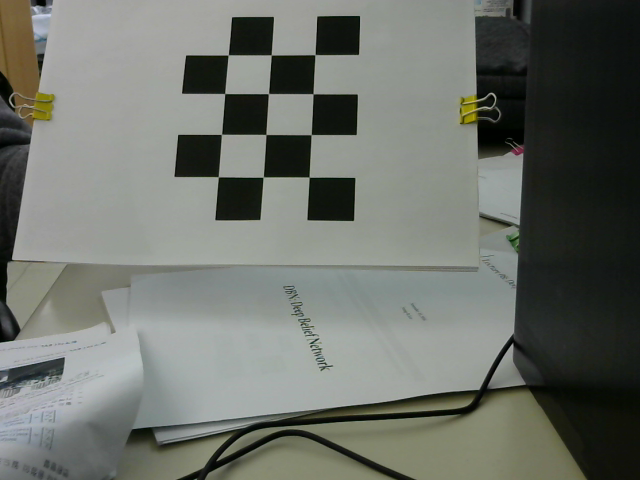
//> input picture opencv_feature_detect/opencv_feature_detect/image0.png, 640 x 480 px, given in place of the camera
$ ./detector   (built with g++ and OpenCV 4)
//> lines starting //> are read from the running program, lines starting //| are printed output that depends on the picture; after the words box and inside, x2 and y2 are one past the last pixel; in counts of white or black regions, pixels touching at a corner belong together
#include <opencv2\core\core.hpp>
#include <opencv2\highgui\highgui.hpp>
#include <opencv2\imgproc\imgproc.hpp>
#include <opencv2\calib3d\calib3d.hpp>
#include <cmath>
#include <iomanip>
#include <time.h>
#include <iostream>

using namespace cv;
using namespace std;

void Gaussian(float kernel[][3]) {
	float sum = 0.0, temp, sigma = 1;
	for (int x = -1; x <= 1; x++) {
		for (int y = -1; y <= 1; y++) {
			temp = exp(-(x*x + y*y) / (2 * pow(sigma, 2)));
			kernel[x + 1][y + 1] = temp / ((float)CV_PI * 2 * pow(sigma, 2));
			sum += kernel[x + 1][y + 1];
		}
	}
}

void Gaussian_filter(Mat &image) {
	float kernel[3][3];
	float* img = (float*)image.data;
	Gaussian(kernel);
	for (int j = 1; j < image.rows - 1; j++) {
		for (int i = 1; i < image.cols - 1; i++) {
			float sum = 0;
			for (int y = 0; y < 3; y++) {
				for (int x = 0; x < 3; x++) {
					sum += img[(j - 1 + y)*image.cols + (i - 1 + x)] * kernel[x][y];
				}
				img[j*image.cols + i] = sum;
			}
		}
	}
}

Mat harris(Mat gray) {
	Mat gradx, grady;
	int patchSize = 2;
	float k = 0.04f;
	int scale = 1, delta = 0, ddepth = CV_32F;
	Sobel(gray, gradx, ddepth, 1, 0, 3, scale, delta, BORDER_DEFAULT);
	Sobel(gray, grady, ddepth, 0, 1, 3, scale, delta, BORDER_DEFAULT);

	Mat gradxx, gradyy, gradxy, det, trace, response, temp;

	multiply(gradx, gradx, gradxx);
	multiply(grady, grady, gradyy);
	multiply(gradx, grady, gradxy);

	float* xx = (float*)gradxx.data;
	float* yy = (float*)gradyy.data;
	float* xy = (float*)gradxy.data;
	for (int j = 0; j < gradxx.rows - patchSize; j++) {
		for (int i = 0; i < gradxx.cols - patchSize; i++) {
			for (int patch_y = j; patch_y < patchSize; patch_y++) {
				for (int patch_x = i; patch_x < patchSize; patch_x++) {
					if (!(patch_y == j&&patch_x == i)) {
						xx[j*gradxx.cols + i] += xx[patch_y*gradxx.cols + patch_x];
						xy[j*gradxx.cols + i] += xy[patch_y*gradxx.cols + patch_x];
						xx[j*gradxx.cols + i] += xx[patch_y*gradxx.cols + patch_x];
					}
				}
			}
		}
	}

	Gaussian_filter(gradxx);
	Gaussian_filter(gradyy);
	Gaussian_filter(gradxy);
	//imshow("gradxx", gradxx);
	//imshow("gradyy", gradyy);
	//imshow("gradxy", gradxy);

	multiply(gradxx, gradyy, det);
	//imshow("det", det);
	multiply(gradxy, gradxy, temp);
	det -= temp;
	trace = gradxx + gradyy;
	multiply(trace, trace, trace, k);
	response = det - trace;
	//imshow("response", response);
	normalize(response, response, 0, 255, NORM_MINMAX, CV_32FC1, Mat());

	return response;
}


int main() {
	Mat input;
	VideoCapture vc(0);
	if (!vc.isOpened()) return 0;
	time_t harris_start, harris_end, fast_start, fast_end;
	long double frame = 0.0;
	time(&harris_start);
	time(&fast_start);
	while (1) {
		vc >> input;
//> input is the input picture: 480 rows x 640 cols, CV_8UC3; mean B, G, R 105.7, 112.5, 108.5
		if (input.empty()) break;
		frame++;
		int col = input.cols;
//> col = 640
		int row = input.rows;
//> row = 480
		Mat img1(row, col, CV_8UC3);
		Mat img2(row, col, CV_8UC3);
		Mat gray;
		Mat response;
		cvtColor(input, gray, COLOR_BGR2GRAY);
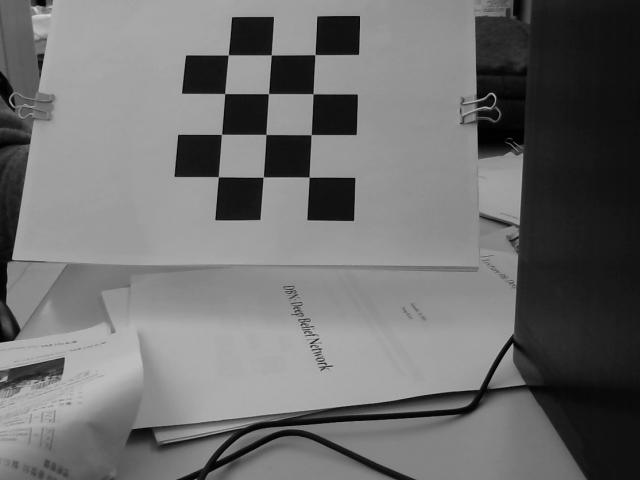
//> gray: 480 rows x 640 cols, CV_8UC1; min 0, max 212, mean 110.5
		///*
		img1 = input.clone();
		int cnt = 0;
		response = harris(gray);
//> in harris, `Sobel(gray, grady, ddepth, 0, 1, 3, scale, delta, BORDER_DEFAULT);`:
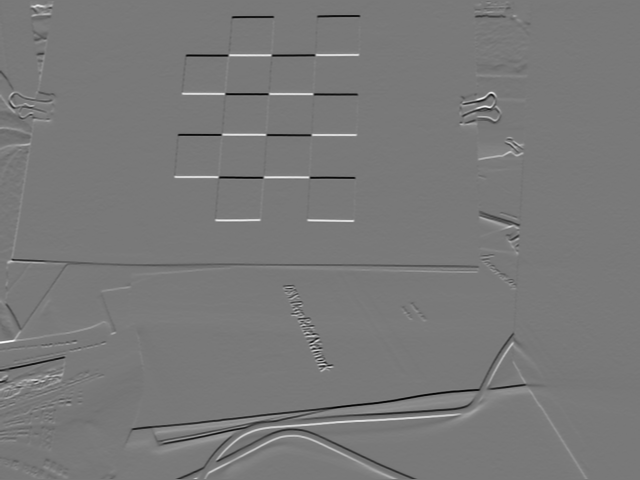
//> grady: 480 rows x 640 cols, CV_32FC1; min -622, max 685, mean -0.4; drawn with min black and max white
//> in harris, `multiply(gradx, grady, gradxy);`:
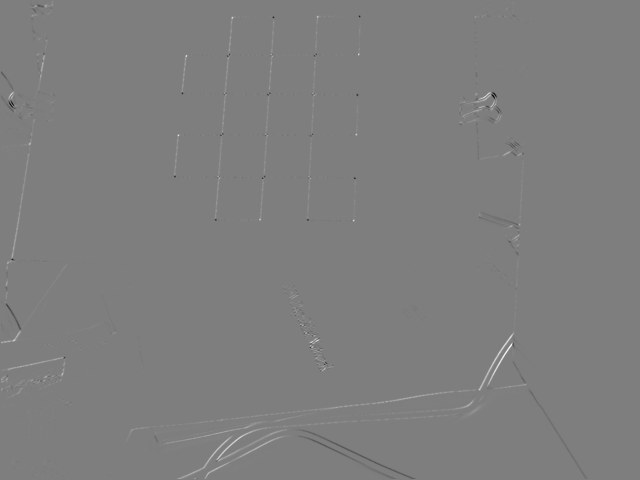
//> gradxy: 480 rows x 640 cols, CV_32FC1; min -193291, max 196560, mean 353.5; drawn with min black and max white
//> after the loop in harris, `for (int j = 0; j < gradxx.rows - patchSize; j++)`: gradxx: 480 rows x 640 cols, CV_32FC1; min 0, max 412164, mean 2525.6
//> after the loop in harris, `for (int j = 0; j < gradxx.rows - patchSize; j++)`: gradxy: 480 rows x 640 cols, CV_32FC1; 3 pixels changed, all inside (x1, y1, x2, y2) = (0, 0, 2, 2)
//> in harris, `trace = gradxx + gradyy;`:
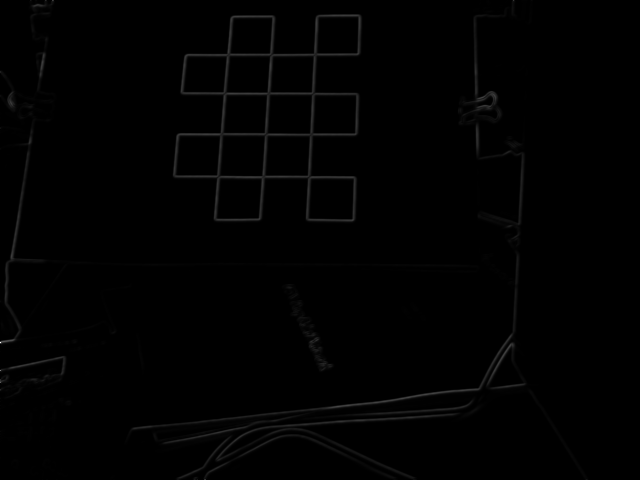
//> trace: 480 rows x 640 cols, CV_32FC1; min 0, max 467856, mean 2907.7; drawn with min black and max white

		float* R = (float*)response.data;
		for (int j = 0; j < response.rows; j++) {
			for (int i = 0; i < response.cols; i++) {
				if ((int)R[j*response.cols + i] > 180) {
					circle(img1, Point2f(i, j), 3, Scalar(0, 0, 255), 2, 8, 0);
					cnt++;
				}
			}
		}
//> this loop made 480 passes
//> cnt on passes 1 to 3: 640, 1280, 1920
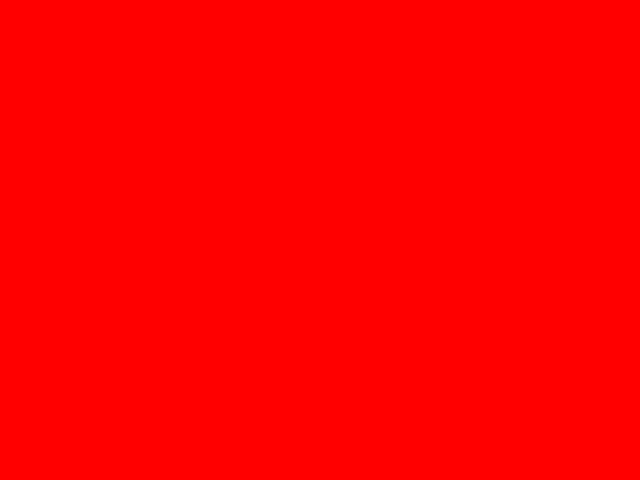
//> img1: 480 rows x 640 cols, CV_8UC3; mean B, G, R 0, 0, 255
//> after the loop, cnt = 307198

		time(&harris_end);
		double harris_seconds = difftime(harris_end, harris_start);
		double harris_fps = frame / harris_seconds;
		string h_fps = format("%.2f", harris_fps);
		string h_points = format("%d", cnt);
//> h_points = "307198"
		putText(img1, "HARRIS FPS:" + h_fps + "  Threshold:200" + "  Points:" + h_points, Point2f(0, 15), FONT_HERSHEY_SIMPLEX, 0.5, Scalar(0, 255, 0), 1);
		//*/
		//FAST/////////////////////
		///*
		img2 = input.clone();
		vector<KeyPoint> points;
		FAST(gray, points, 100);
//> points = 24 keypoints; strongest (x, y, size): (183, 92, 7), (356, 95, 7), (512, 345, 7), (232, 18, 7)
		for (int i = 0; i < points.size(); i++) {
			circle(img2, Point(points[i].pt.x, points[i].pt.y), 3, Scalar(0, 0, 255), 2, 8, 0);
		}
//> this loop made 24 passes
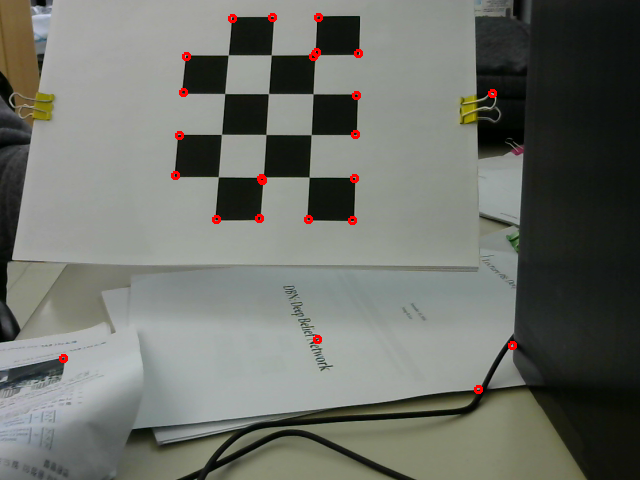
//> img2: 480 rows x 640 cols, CV_8UC3; 0.44% of pixels changed, all inside (x1, y1, x2, y2) = (59, 13, 517, 394)
		time(&fast_end);
		double fast_seconds = difftime(fast_end, fast_start);
		double fast_fps = frame / fast_seconds;
		string s_fps = format("%.2f", fast_fps);
		string s_points = format("%d", points.size());
//> s_points = "24"
		putText(img2, "FAST FPS:" + s_fps + "  Threshold:10" + "  Points:" + s_points, Point2f(0, 15), FONT_HERSHEY_SIMPLEX, 0.5, Scalar(0, 255, 0), 1);
		//*/
		/////////////////////

		Mat disp;
		hconcat(img1, img2, disp);
		imshow("detection", disp);
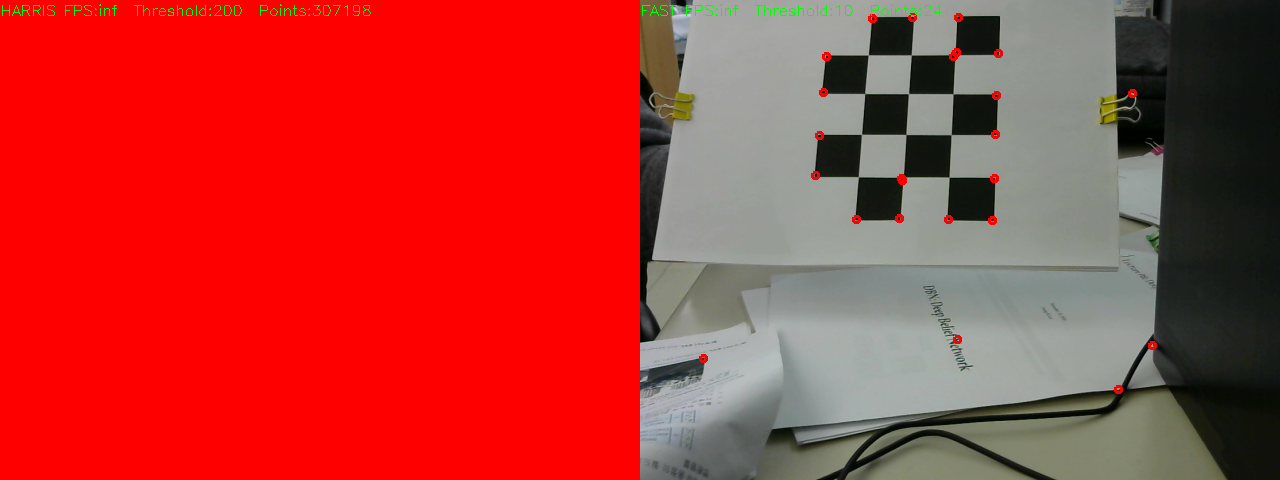
//> window 'detection': 480 rows x 1280 cols, CV_8UC3; mean B, G, R 52.5, 56.4, 181.6

		//imshow("detection", img1);
		//imshow("detection", img2);

		if (waitKey(33) == 27) break;
//> the Esc key is pressed
	}
	cv::destroyAllWindows();
	return 0;
}

$ run again, on opencv_feature_detect/opencv_feature_detect/image1.png
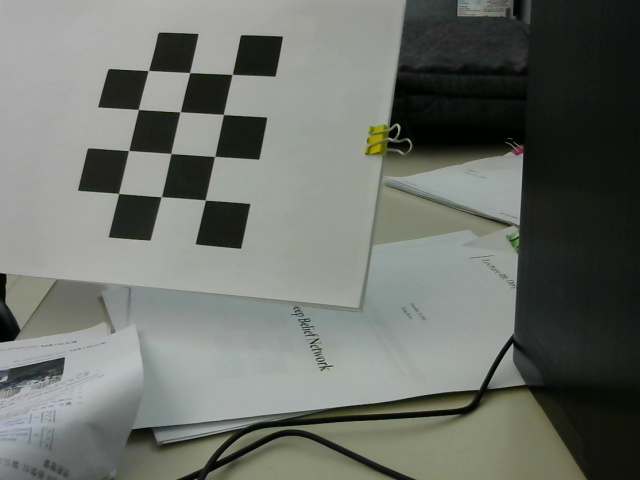
//> input picture opencv_feature_detect/opencv_feature_detect/image1.png, 640 x 480 px, given in place of the camera
//> input is the input picture: 480 rows x 640 cols, CV_8UC3; mean B, G, R 105.8, 112.3, 108.2
//> the loop `for (int j = 0; j < response.rows; j++)` made 480 passes
//> cnt on passes 1 to 3: 640, 1280, 1920
//> after the loop `for (int j = 0; j < response.rows; j++)`: cnt = 307197
//> h_points = "307197"
//> points = 31 keypoints; strongest (x, y, size): (397, 124, 7), (512, 345, 7), (281, 37, 7), (265, 118, 7)
//> the loop `for (int i = 0; i < points.size(); i++)` made 31 passes
//> after the loop `for (int i = 0; i < points.size(); i++)`:
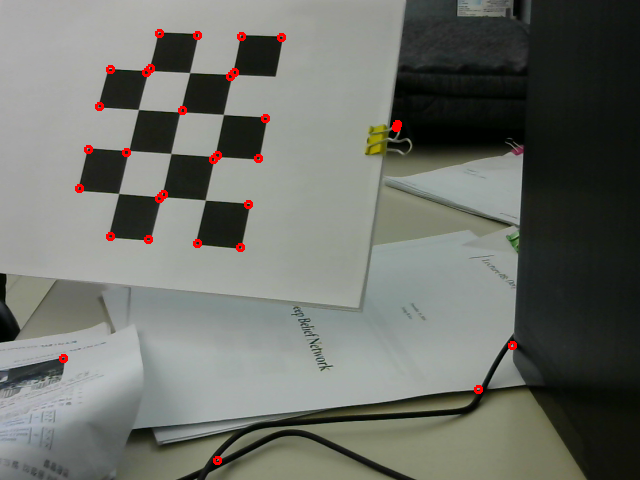
//> img2: 480 rows x 640 cols, CV_8UC3; 0.57% of pixels changed, all inside (x1, y1, x2, y2) = (59, 29, 517, 465)
//> s_points = "31"
//> `imshow("detection", disp);`:
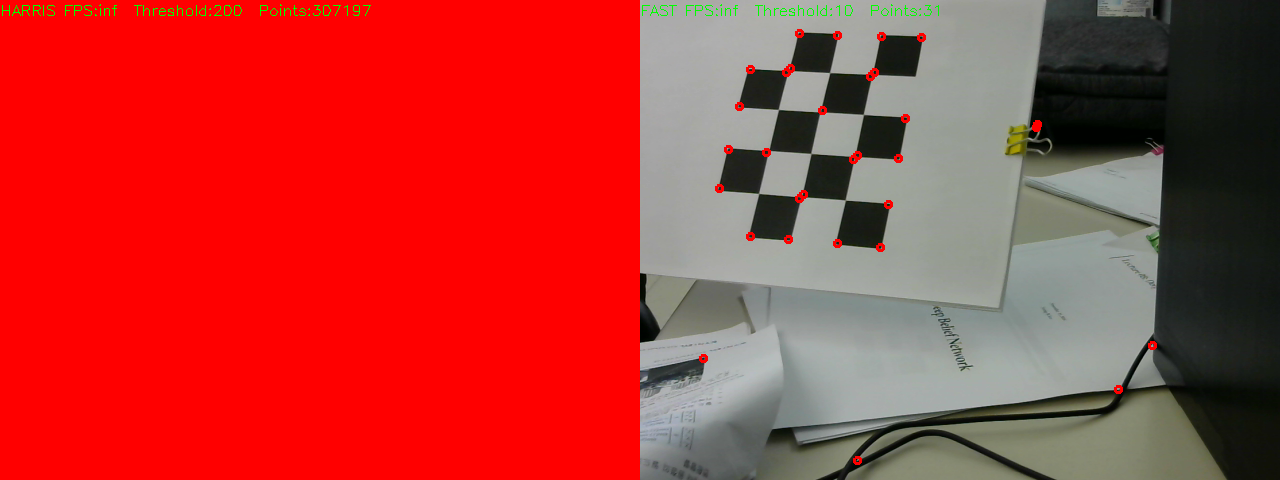
//> window 'detection': 480 rows x 1280 cols, CV_8UC3; mean B, G, R 52.5, 56.3, 181.5
